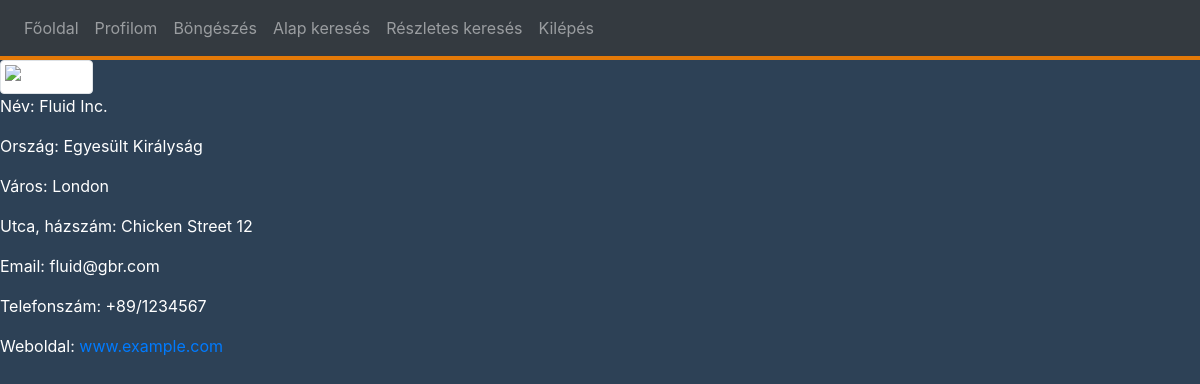
Page /index.php?page=profile&id=1 (signed in) on the committed database.
### tables this page shows
CREATE TABLE `companies` (
  `compID` int(10) NOT NULL,
  `name` varchar(120) NOT NULL,
  `townID` int(10) NOT NULL,
  `street` varchar(120) NOT NULL,
  `houseNumber` int(10) NOT NULL,
  `email` varchar(120) NOT NULL,
  `phoneNumber` varchar(15) NOT NULL,
  `webpage` varchar(120) NOT NULL,
  `username` varchar(50) NOT NULL,
  `password` varchar(32) NOT NULL
);

CREATE TABLE `countries` (
  `countryID` varchar(3) NOT NULL,
  `name` varchar(120) NOT NULL
);

CREATE TABLE `towns` (
  `townID` int(10) NOT NULL,
  `name` varchar(120) NOT NULL,
  `countryID` varchar(3) NOT NULL
);

### controller/profile.php (called while the page is built, shortened)
<?php
    $company = new Company();
    $country = new Country();
    $town = new Town();
    $id = $_REQUEST['id'];
    if($_SESSION["type"]=="driver"){
        if(!in_array($id,$company->companiesList($conn))){
            header('Location: index.php?page=404');
            exit();
        }else{
            $company->set_user($id,$conn);
            $town->set_town($company->get_townID(),$conn);
            $country->set_country($town->get_country(),$conn);
        }
    }
include 'view/profile.php';
?>

### model/Company.php (called while the page is built, shortened)
<?php
class Company {
    private $name;
    private $street;
    private $houseNumber;
    private $email;
    private $phoneNumber;
    private $webpage;
    public function set_user($id, $conn) {
        $sql = "SELECT compID, `name`, townID, street, houseNumber, email, phoneNumber, webpage, username, `password` FROM companies";
        $sql .= " WHERE compID = ".mysqli_real_escape_string($conn,$id)." ";
        $result = $conn->query($sql);
        if ($conn->query($sql)) {
            if ($result->num_rows > 0) {
                $row = $result->fetch_assoc();
                $this->name = $row['name'];
                $this->street = $row['street'];
                $this->houseNumber = $row['houseNumber'];
                $this->email = $row['email'];
                $this->phoneNumber = $row['phoneNumber'];
                $this->webpage = $row['webpage'];
        }
        else {
            echo "Error: " . $sql . "<br>" . $conn->error;
        }
        }
    }
    public function get_name(){
        return $this->name;
    }
    public function get_street(){
        return $this->street;
    }
    public function get_houseNumber(){
        return $this->houseNumber;
    }
    public function get_email(){
        return $this->email;
    }
    public function get_phone(){
        return $this->phoneNumber;
    }
    public function get_webpage(){
        return $this->webpage;
    }
}
?>

### model/Country.php (called while the page is built, shortened)
<?php
class Country{
    private $name;
    public function set_country($id, $conn) {
        $sql = "SELECT countryID, name FROM countries";
        $sql .= " WHERE countryID LIKE '".mysqli_real_escape_string($conn,$id)."' ";
        $result = $conn->query($sql);
        if ($conn->query($sql)) {
            if ($result->num_rows > 0) {
                $row = $result->fetch_assoc();
                $this->name = $row['name'];
        }
        else {
            echo "Error: " . $sql . "<br>" . $conn->error;
        }
        }
    }
    public function get_name(){
        return $this->name;
    }
}
?>

### model/Town.php (called while the page is built, shortened)
<?php
class Town{
    private $name;
    public function set_town($id, $conn) {
        $sql = "SELECT townID, name, countryID FROM towns";
        $sql .= " WHERE townID LIKE '".mysqli_real_escape_string($conn,$id)."' ";
        $result = $conn->query($sql);
        if ($conn->query($sql)) {
            if ($result->num_rows > 0) {
                $row = $result->fetch_assoc();
                $this->name = $row['name'];
        }
        else {
            echo "Error: " . $sql . "<br>" . $conn->error;
        }
        }
    }
    public function get_name(){
        return $this->name;
    }
}
?>

### view/profile.php (the view, shortened to what this page needs)
<?php
    if($_SESSION["type"]=="driver"){
?>
<img src="https://external-content.duckduckgo.com/iu/?u=https%3A%2F%2Fi.pinimg.com%2F736x%2F65%2F25%2Fa0%2F6525a08f1df98a2e3a545fe2ace4be47.jpg&f=1&nofb=1" alt="Profilkép" class="img-thumbnail img-responsive">
<p>Név: <?php echo $company->get_name()?></p>
<p>Ország: <?php echo $country->get_name() ?></p>
<p>Város: <?php echo $town->get_name()?></p>
<p>Utca, házszám: <?php echo $company->get_street()." ".$company->get_houseNumber()?></p>
<p>Email: <?php echo $company->get_email()?></p>
<p>Telefonszám: <?php echo $company->get_phone()?></p>
<p>Weboldal: <?php echo "<a href='https://".$company->get_webpage()."' target='_blank'>".$company->get_webpage()."</a>"?>
<?php
}
?>

### css/style.css (style rules this page uses)
.bbody { background-color: #2d4156; color: white; }

### rows in the picture
companies: name "Fluid Inc.", street "Chicken Street", houseNumber "12", email "fluid@gbr.com", phoneNumber "+89/1234567", webpage "www.example.com"
countries: name "Egyesült Királyság"
towns: name "London"

### other values in the picture
$value "Főoldal"
$value "Profilom"
$value "Böngészés"
$value "Alap keresés"
$value "Részletes keresés"
